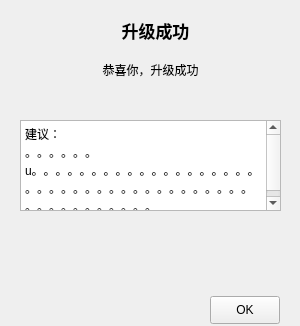
<?xml version="1.0" encoding="UTF-8"?>
<ui version="4.0">
 <class>FormResult</class>
 <widget class="QWidget" name="FormResult">
  <property name="geometry">
   <rect>
    <x>0</x>
    <y>0</y>
    <width>300</width>
    <height>326</height>
   </rect>
  </property>
  <property name="windowTitle">
   <string>Form</string>
  </property>
  <widget class="QLabel" name="labelResultTitle">
   <property name="geometry">
    <rect>
     <x>20</x>
     <y>20</y>
     <width>271</width>
     <height>21</height>
    </rect>
   </property>
   <property name="font">
    <font>
     <family>Arial</family>
     <pointsize>13</pointsize>
     <weight>75</weight>
     <bold>true</bold>
    </font>
   </property>
   <property name="text">
    <string>升级成功</string>
   </property>
   <property name="alignment">
    <set>Qt::AlignCenter</set>
   </property>
   <property name="TypeOfControl" stdset="0">
    <string>Secondtitlecolor</string>
   </property>
  </widget>
  <widget class="QLabel" name="labelResultInfo">
   <property name="geometry">
    <rect>
     <x>10</x>
     <y>60</y>
     <width>281</width>
     <height>20</height>
    </rect>
   </property>
   <property name="font">
    <font>
     <pointsize>9</pointsize>
    </font>
   </property>
   <property name="text">
    <string>恭喜你，升级成功</string>
   </property>
   <property name="alignment">
    <set>Qt::AlignCenter</set>
   </property>
  </widget>
  <widget class="QTextEdit" name="textEditFailSuggestion">
   <property name="geometry">
    <rect>
     <x>20</x>
     <y>120</y>
     <width>261</width>
     <height>91</height>
    </rect>
   </property>
   <property name="readOnly">
    <bool>true</bool>
   </property>
   <property name="html">
    <string>&lt;!DOCTYPE HTML PUBLIC &quot;-//W3C//DTD HTML 4.0//EN&quot; &quot;http://www.w3.org/TR/REC-html40/strict.dtd&quot;&gt;
&lt;html&gt;&lt;head&gt;&lt;meta name=&quot;qrichtext&quot; content=&quot;1&quot; /&gt;&lt;style type=&quot;text/css&quot;&gt;
p, li { white-space: pre-wrap; }
&lt;/style&gt;&lt;/head&gt;&lt;body style=&quot; font-family:'宋体'; font-size:9pt; font-weight:400; font-style:normal;&quot;&gt;
&lt;p style=&quot; margin-top:0px; margin-bottom:0px; margin-left:0px; margin-right:0px; -qt-block-indent:0; text-indent:0px;&quot;&gt;建议：&lt;/p&gt;
&lt;p style=&quot; margin-top:0px; margin-bottom:0px; margin-left:0px; margin-right:0px; -qt-block-indent:0; text-indent:0px;&quot;&gt;。。。。。。u。。。。。。。。。。。。。。。。。。。。。。。。。。。。。。。。。。。。。。。。。。。。。。。。。&lt;/p&gt;&lt;/body&gt;&lt;/html&gt;</string>
   </property>
  </widget>
  <widget class="QPushButton" name="pushButtonReStartUI">
   <property name="geometry">
    <rect>
     <x>210</x>
     <y>296</y>
     <width>70</width>
     <height>28</height>
    </rect>
   </property>
   <property name="focusPolicy">
    <enum>Qt::NoFocus</enum>
   </property>
   <property name="styleSheet">
    <string notr="true">QPushButton
{
	border-image:url(Skin/button_Enable.png);
}
QPushButton:hover
{
	border-image:url(Skin/button_Hover.png);
}
QPushButton:pressed
{
	border-image:url(Skin/button_Down.png);
}
QPushButton:disabled
{
	border-image:url(Skin/button_Disable.png);
}</string>
   </property>
   <property name="text">
    <string>OK</string>
   </property>
  </widget>
 </widget>
 <resources/>
 <connections/>
</ui>
